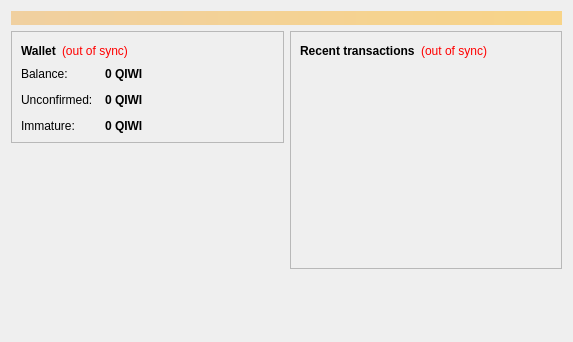
<?xml version="1.0" encoding="UTF-8"?>
<ui version="4.0">
 <class>OverviewPage</class>
 <widget class="QWidget" name="OverviewPage">
  <property name="geometry">
   <rect>
    <x>0</x>
    <y>0</y>
    <width>573</width>
    <height>342</height>
   </rect>
  </property>
  <property name="windowTitle">
   <string>Form</string>
  </property>
  <layout class="QVBoxLayout" name="topLayout">
   <item>
    <widget class="QLabel" name="labelAlerts">
     <property name="visible">
      <bool>false</bool>
     </property>
     <property name="styleSheet">
      <string notr="true">background-color: qlineargradient(x1: 0, y1: 0, x2: 1, y2: 0, stop:0 #F0D0A0, stop:1 #F8D488); color:#000000;</string>
     </property>
     <property name="wordWrap">
      <bool>true</bool>
     </property>
     <property name="margin">
      <number>3</number>
     </property>
    </widget>
   </item>
   <item>
    <layout class="QHBoxLayout" name="horizontalLayout" stretch="1,1">
     <item>
      <layout class="QVBoxLayout" name="verticalLayout_2">
       <item>
        <widget class="QFrame" name="frame">
         <property name="frameShape">
          <enum>QFrame::StyledPanel</enum>
         </property>
         <property name="frameShadow">
          <enum>QFrame::Raised</enum>
         </property>
         <layout class="QVBoxLayout" name="verticalLayout_4">
          <item>
           <layout class="QHBoxLayout" name="horizontalLayout_4">
            <item>
             <widget class="QLabel" name="label_5">
              <property name="font">
               <font>
                <weight>75</weight>
                <bold>true</bold>
               </font>
              </property>
              <property name="text">
               <string>Wallet</string>
              </property>
             </widget>
            </item>
            <item>
             <widget class="QLabel" name="labelWalletStatus">
              <property name="toolTip">
               <string>The displayed information may be out of date. Your wallet automatically synchronizes with the Qiwicoin network after a connection is established, but this process has not completed yet.</string>
              </property>
              <property name="styleSheet">
               <string notr="true">QLabel { color: red; }</string>
              </property>
              <property name="text">
               <string notr="true">(out of sync)</string>
              </property>
              <property name="alignment">
               <set>Qt::AlignLeading|Qt::AlignLeft|Qt::AlignVCenter</set>
              </property>
             </widget>
            </item>
            <item>
             <spacer name="horizontalSpacer_2">
              <property name="orientation">
               <enum>Qt::Horizontal</enum>
              </property>
              <property name="sizeHint" stdset="0">
               <size>
                <width>40</width>
                <height>20</height>
               </size>
              </property>
             </spacer>
            </item>
           </layout>
          </item>
          <item>
           <layout class="QFormLayout" name="formLayout_2">
            <property name="fieldGrowthPolicy">
             <enum>QFormLayout::AllNonFixedFieldsGrow</enum>
            </property>
            <property name="horizontalSpacing">
             <number>12</number>
            </property>
            <property name="verticalSpacing">
             <number>12</number>
            </property>
            <item row="0" column="0">
             <widget class="QLabel" name="label">
              <property name="text">
               <string>Balance:</string>
              </property>
             </widget>
            </item>
            <item row="0" column="1">
             <widget class="QLabel" name="labelBalance">
              <property name="font">
               <font>
                <weight>75</weight>
                <bold>true</bold>
               </font>
              </property>
              <property name="cursor">
               <cursorShape>IBeamCursor</cursorShape>
              </property>
              <property name="toolTip">
               <string>Your current balance</string>
              </property>
              <property name="text">
               <string notr="true">0 QIWI</string>
              </property>
              <property name="textInteractionFlags">
               <set>Qt::LinksAccessibleByMouse|Qt::TextSelectableByKeyboard|Qt::TextSelectableByMouse</set>
              </property>
             </widget>
            </item>
            <item row="1" column="0">
             <widget class="QLabel" name="label_3">
              <property name="text">
               <string>Unconfirmed:</string>
              </property>
             </widget>
            </item>
            <item row="1" column="1">
             <widget class="QLabel" name="labelUnconfirmed">
              <property name="font">
               <font>
                <weight>75</weight>
                <bold>true</bold>
               </font>
              </property>
              <property name="cursor">
               <cursorShape>IBeamCursor</cursorShape>
              </property>
              <property name="toolTip">
               <string>Total of transactions that have yet to be confirmed, and do not yet count toward the current balance</string>
              </property>
              <property name="text">
               <string notr="true">0 QIWI</string>
              </property>
              <property name="textInteractionFlags">
               <set>Qt::LinksAccessibleByMouse|Qt::TextSelectableByKeyboard|Qt::TextSelectableByMouse</set>
              </property>
             </widget>
            </item>
            <item row="2" column="0">
             <widget class="QLabel" name="labelImmatureText">
              <property name="text">
               <string>Immature:</string>
              </property>
             </widget>
            </item>
            <item row="2" column="1">
             <widget class="QLabel" name="labelImmature">
              <property name="font">
               <font>
                <weight>75</weight>
                <bold>true</bold>
               </font>
              </property>
              <property name="toolTip">
               <string>Mined balance that has not yet matured</string>
              </property>
              <property name="text">
               <string notr="true">0 QIWI</string>
              </property>
              <property name="textInteractionFlags">
               <set>Qt::LinksAccessibleByMouse|Qt::TextSelectableByKeyboard|Qt::TextSelectableByMouse</set>
              </property>
             </widget>
            </item>
           </layout>
          </item>
         </layout>
        </widget>
       </item>
       <item>
        <spacer name="verticalSpacer">
         <property name="orientation">
          <enum>Qt::Vertical</enum>
         </property>
         <property name="sizeHint" stdset="0">
          <size>
           <width>20</width>
           <height>40</height>
          </size>
         </property>
        </spacer>
       </item>
      </layout>
     </item>
     <item>
      <layout class="QVBoxLayout" name="verticalLayout_3">
       <item>
        <widget class="QFrame" name="frame_2">
         <property name="frameShape">
          <enum>QFrame::StyledPanel</enum>
         </property>
         <property name="frameShadow">
          <enum>QFrame::Raised</enum>
         </property>
         <layout class="QVBoxLayout" name="verticalLayout">
          <item>
           <layout class="QHBoxLayout" name="horizontalLayout_2">
            <item>
             <widget class="QLabel" name="label_4">
              <property name="text">
               <string>&lt;b&gt;Recent transactions&lt;/b&gt;</string>
              </property>
             </widget>
            </item>
            <item>
             <widget class="QLabel" name="labelTransactionsStatus">
              <property name="toolTip">
               <string>The displayed information may be out of date. Your wallet automatically synchronizes with the Qiwicoin network after a connection is established, but this process has not completed yet.</string>
              </property>
              <property name="styleSheet">
               <string notr="true">QLabel { color: red; }</string>
              </property>
              <property name="text">
               <string notr="true">(out of sync)</string>
              </property>
              <property name="alignment">
               <set>Qt::AlignRight|Qt::AlignTrailing|Qt::AlignVCenter</set>
              </property>
             </widget>
            </item>
            <item>
             <spacer name="horizontalSpacer">
              <property name="orientation">
               <enum>Qt::Horizontal</enum>
              </property>
              <property name="sizeHint" stdset="0">
               <size>
                <width>40</width>
                <height>20</height>
               </size>
              </property>
             </spacer>
            </item>
           </layout>
          </item>
          <item>
           <widget class="QListView" name="listTransactions">
            <property name="styleSheet">
             <string notr="true">QListView { background: transparent; }</string>
            </property>
            <property name="frameShape">
             <enum>QFrame::NoFrame</enum>
            </property>
            <property name="verticalScrollBarPolicy">
             <enum>Qt::ScrollBarAlwaysOff</enum>
            </property>
            <property name="horizontalScrollBarPolicy">
             <enum>Qt::ScrollBarAlwaysOff</enum>
            </property>
            <property name="selectionMode">
             <enum>QAbstractItemView::NoSelection</enum>
            </property>
           </widget>
          </item>
         </layout>
        </widget>
       </item>
       <item>
        <spacer name="verticalSpacer_2">
         <property name="orientation">
          <enum>Qt::Vertical</enum>
         </property>
         <property name="sizeHint" stdset="0">
          <size>
           <width>20</width>
           <height>40</height>
          </size>
         </property>
        </spacer>
       </item>
      </layout>
     </item>
    </layout>
   </item>
  </layout>
 </widget>
 <resources/>
 <connections/>
</ui>
